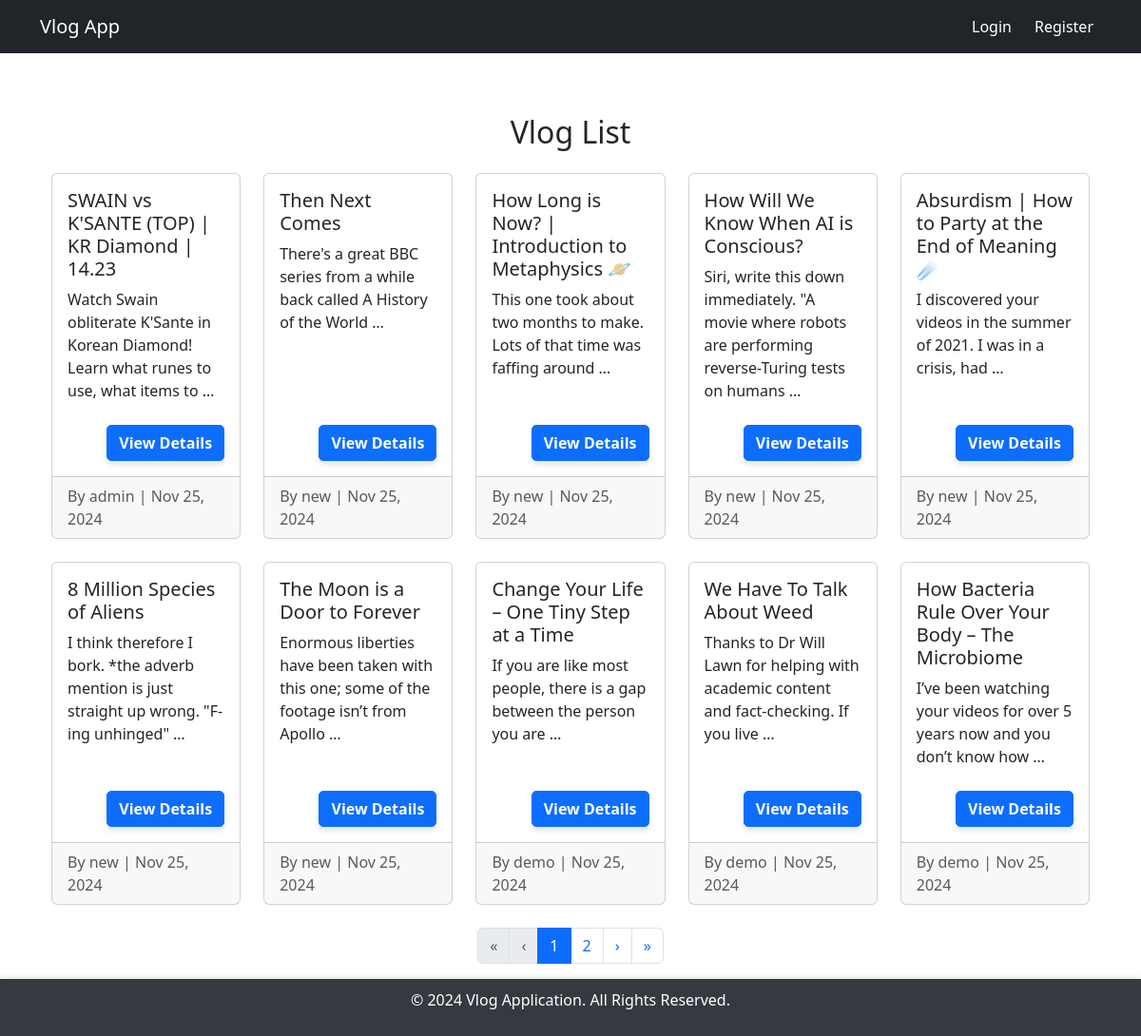
Page /vlog/ on the committed database.
### vlog/models.py (models this page shows, shortened)
class VlogPost(models.Model):
    title = models.CharField(max_length=200, unique=True, verbose_name="Vlog Title")
    video_url = models.URLField(max_length=500, verbose_name="Video URL")
    description = models.TextField(verbose_name="Description")
    author = models.ForeignKey(User, on_delete=models.CASCADE, verbose_name="Author")
    published_date = models.DateTimeField(auto_now_add=True, verbose_name="Published Date")
    tags = models.CharField(max_length=200, verbose_name="Tags")

### vlog/views.py (the view)
# urls.py: path('', VlogListView.as_view(), name='vlog_list'),
class VlogListView(ListView):
    model = VlogPost
    template_name = 'vlog_list.html'
    context_object_name = 'vlogs'
    paginate_by = 10

### vlog/templates/vlog_list.html (shortened to what this page needs)
{% extends 'base.html' %}
{% block content %}
<div class="container mt-5">
    <h2 class="text-center mb-4">Vlog List</h2>
    <div class="row row-cols-1 row-cols-md-5 g-4">
        {% for vlog in vlogs %}
        <div class="col">
            <div class="card h-100">
                <div class="card-body d-flex flex-column">
                    <h5 class="card-title">{{ vlog.title }}</h5>
                    <p class="card-text mb-4">{{ vlog.description|truncatewords:15 }}</p>
                    <a href="{% url 'vlog_detail' vlog.pk %}" class="btn btn-primary mt-auto align-self-end">View Details</a>
                </div>
                <div class="card-footer text-muted">
                    By {{ vlog.author }} | {{ vlog.published_date|date:"M d, Y" }}
                </div>
            </div>
        </div>
        {% endfor %}
    </div>
    <nav class="mt-4">
        <ul class="pagination justify-content-center">
            {% if page_obj.has_previous %}
            <li class="page-item">
                <a class="page-link" href="?page=1" aria-label="First">
                    &laquo;
                </a>
            </li>
            <li class="page-item">
                <a class="page-link" href="?page={{ page_obj.previous_page_number }}" aria-label="Previous">
                    &lsaquo;
                </a>
            </li>
            {% else %}
            <li class="page-item disabled">
                <span class="page-link">&laquo;</span>
            </li>
            <li class="page-item disabled">
                <span class="page-link">&lsaquo;</span>
            </li>
            {% endif %}
            {% for num in page_obj.paginator.page_range %}
                {% if page_obj.number == num %}
                    <li class="page-item active">
                        <span class="page-link">{{ num }}</span>
                    </li>
                {% elif num > page_obj.number|add:'-3' and num < page_obj.number|add:'3' %}
                    <li class="page-item">
                        <a class="page-link" href="?page={{ num }}">{{ num }}</a>
                    </li>
                {% endif %}
            {% endfor %}
            {% if page_obj.has_next %}
            <li class="page-item">
                <a class="page-link" href="?page={{ page_obj.next_page_number }}" aria-label="Next">
                    &rsaquo;
                </a>
            </li>
            <li class="page-item">
                <a class="page-link" href="?page={{ page_obj.paginator.num_pages }}" aria-label="Last">
                    &raquo;
                </a>
            </li>
            {% endif %}
        </ul>
    </nav>
</div>
{% endblock %}

### vlog/templates/base.html (shortened to what this page needs)
<!DOCTYPE html>
<html lang="en">
<head>
    <link rel="stylesheet" href="https://cdn.jsdelivr.net/npm/bootstrap@5.3.0/dist/css/bootstrap.min.css">
    {% load static %}
    <link rel="stylesheet" href="{% static 'css/styles.css' %}">
</head>
<body>
    <nav class="navbar navbar-expand-lg navbar-dark bg-dark">
        <div class="container">
            <a class="navbar-brand" href="{% url 'vlog_list' %}">Vlog App</a>
            <div class="collapse navbar-collapse" id="navbarNav">
                <ul class="navbar-nav ms-auto gap-2">
                    {% if user.is_authenticated %}
                        <li class="nav-item">
                            <a class="nav-link" href="{% url 'profile' %}">Profile</a>
                        </li>
                        <li class="nav-item">
                            <form action="{% url 'logout' %}" method="post" class="d-flex align-items-center" style="margin: 0;">
                                {% csrf_token %}
                                <button type="submit" class="btn btn-link nav-link" style="padding: 0; border: none; background: none;">Logout</button>
                            </form>
                        </li>
                    {% else %}
                        <li class="nav-item">
                            <a class="nav-link" href="{% url 'login' %}">Login</a>
                        </li>
                        <li class="nav-item">
                            <a class="nav-link" href="{% url 'register' %}">Register</a>
                        </li>
                    {% endif %}
                </ul>
            </div>
        </div>
    </nav>
    <div class="container content">
        {% block content %}
        {% endblock %}
    </div>
    <footer>
        <p>&copy; 2024 Vlog Application. All Rights Reserved.</p>
    </footer>
</body>
</html>

### vlog/static/css/styles.css (style rules this page uses)
html, body { height: 100%; margin: 0; display: flex; flex-direction: column; }
.content { flex: 1; }
footer { margin-top: auto; background-color: #343a40; color: white; text-align: center; padding: 10px 0; box-shadow: 0px -2px 6px rgba(0, 0, 0, 0.1); }
.card-body a.btn { border-radius: 5px; font-weight: bold; box-shadow: 0px 4px 6px rgba(0, 0, 0, 0.1); margin-top: auto; transition: all 0.3s ease-in-out; }
* { box-sizing: border-box; transition: all 0.3s ease-in-out; }
.navbar .nav-item { display: flex; align-items: center; }
.navbar .nav-link { color: #fff; padding: 0.5rem 1rem; white-space: nowrap; }

### rows in the picture
VlogPost: title "SWAIN vs K'SANTE (TOP) | KR Diamond | 14.23", description "Watch Swain obliterate K'Sante in Korean Diamond! Learn what runes to use, what items to …", author "admin", published_date "Nov 25, 2024"
VlogPost: title "Then Next Comes", description "There's a great BBC series from a while back called A History of the World …", author "new", published_date "Nov 25, 2024"
VlogPost: title "How Long is Now? | Introduction to Metaphysics 🪐", description "This one took about two months to make. Lots of that time was faffing around …", author "new", published_date "Nov 25, 2024"
VlogPost: title "How Will We Know When AI is Conscious?", description "Siri, write this down immediately. \"A movie where robots are performing reverse-Turing tests on humans …", author "new", published_date "Nov 25, 2024"
VlogPost: title "Absurdism | How to Party at the End of Meaning ☄️", description "I discovered your videos in the summer of 2021. I was in a crisis, had …", author "new", published_date "Nov 25, 2024"
VlogPost: title "8 Million Species of Aliens", description "I think therefore I bork. *the adverb mention is just straight up wrong. \"F-ing unhinged\" …", author "new", published_date "Nov 25, 2024"
VlogPost: title "The Moon is a Door to Forever", description "Enormous liberties have been taken with this one; some of the footage isn’t from Apollo …", author "new", published_date "Nov 25, 2024"
VlogPost: title "Change Your Life – One Tiny Step at a Time", description "If you are like most people, there is a gap between the person you are …", author "demo", published_date "Nov 25, 2024"
VlogPost: title "We Have To Talk About Weed", description "Thanks to Dr Will Lawn for helping with academic content and fact-checking. If you live …", author "demo", published_date "Nov 25, 2024"
VlogPost: title "How Bacteria Rule Over Your Body – The Microbiome", description "I’ve been watching your videos for over 5 years now and you don’t know how …", author "demo", published_date "Nov 25, 2024"

### other values in the picture
{{ num }} "1"
{{ num }} "2"
